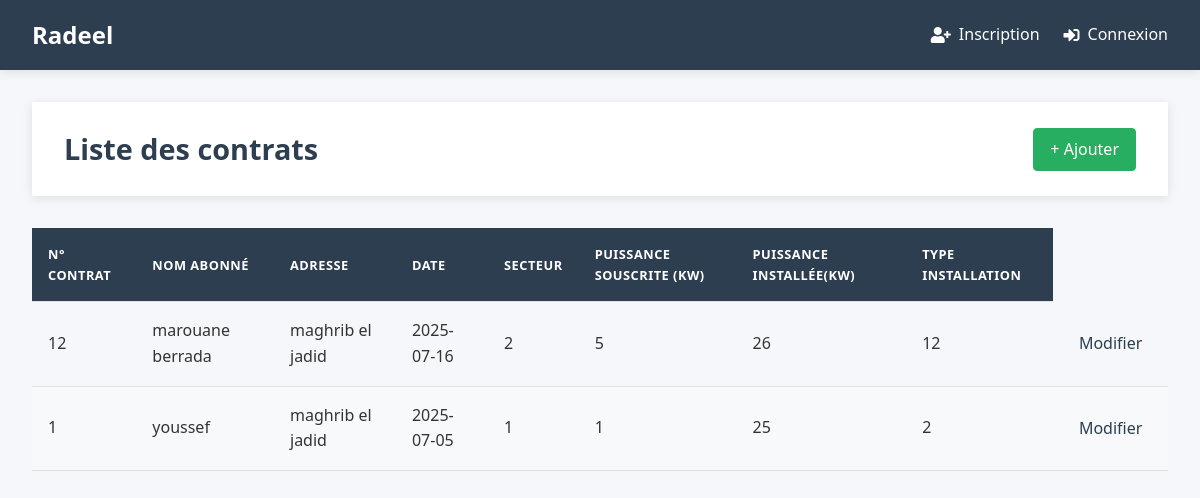
The page /contrat/ on the database as committed earlier.
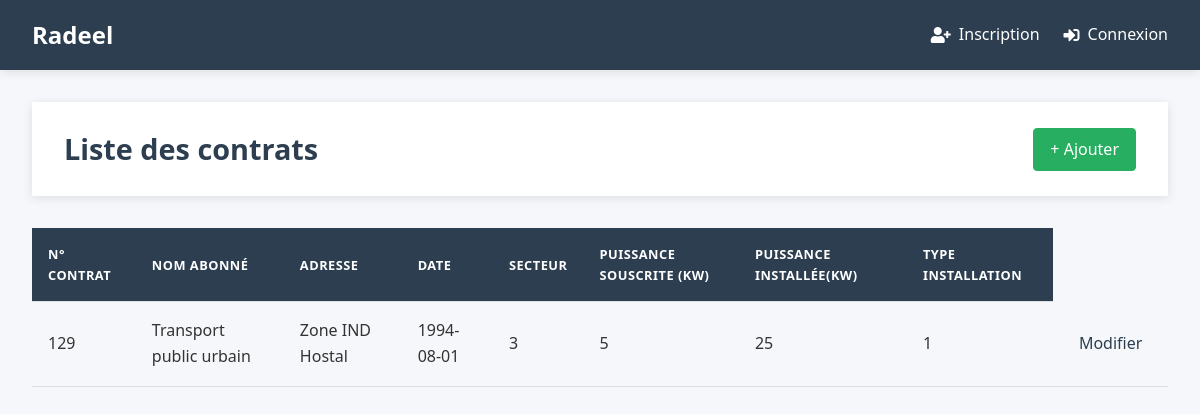
The same page on the database as committed later.
### tables this page shows
CREATE TABLE contrats (
    Nr_contrat INTEGER PRIMARY KEY ,
    nom_abonne TEXT NOT NULL,
    Adresse TEXT NOT NULL,
    date_contrat DATE NOT NULL DEFAULT CURRENT_DATE,
    Secteur INTEGER NOT NULL,
    Puissance_souscrite INTEGER NOT NULL CHECK(Puissance_souscrite > 0),
    Puissance_installee INTEGER NOT NULL CHECK(Puissance_installee > 0),
    type_installation INTEGER NOT NULL CHECK(type_installation IN (1, 2, 12))
);

### radeel/contrats.py (the view)
@bc.route('/')
def contrat_index():
    db = get_db()
    contrats = db.execute(
        'SELECT * FROM contrats ORDER BY date_contrat DESC'
    ).fetchall()
    return render_template('contrats/index.html', contrats= contrats )

### radeel/auth.py (called while the page is built)
@bp.before_app_request
def load_logged_in_user():
    user_id = session.get('user_id')
    if user_id is None:
        g.user = None
    else:
        g.user = get_db().execute(
            'SELECT * FROM user WHERE id = ?', (user_id,)
        ).fetchone()

### radeel/db.py (called while the page is built)
def get_db():
    if 'db' not in g:
        g.db = sqlite3.connect(
            current_app.config['DATABASE'],
            detect_types=sqlite3.PARSE_DECLTYPES
        )
        g.db.execute("PRAGMA foreign_keys = ON;")
        g.db.row_factory = sqlite3.Row
    return g.db

### radeel/templates/contrats/index.html (shortened to what this page needs)
{% extends "base.html" %}
{% block header %}
  <h1>Liste des contrats</h1>
  <a href="{{ url_for('contrat.contrat_ajouter') }}" class="btn btn-success">+ Ajouter</a>
{% endblock %}
{% block content %}
  <table class="table">
    <thead>
      <tr>
        <th>N° Contrat</th>
        <th>Nom Abonné</th>
        <th>Adresse</th>
        <th>Date</th>
        <th>Secteur</th>
        <th>Puissance Souscrite (kW)</th>
        <th>Puissance Installée(kW)</th>
        <th>Type Installation</th>
      </tr>
    </thead>
    <tbody>
      {% for contrat in contrats %}
        <tr>
          <td>{{ contrat.Nr_contrat }}</td>
          <td>{{ contrat.nom_abonne }}</td>
          <td>{{ contrat.Adresse }}</td>
          <td>{{ contrat.date_contrat }}</td>
          <td>{{ contrat.Secteur }}</td>
          <td>{{ contrat.Puissance_souscrite }}</td>
          <td>{{contrat.Puissance_installee}}</td>
          <td>{{ contrat.type_installation }}</td>
          <td><a class="action" href="{{ url_for('contrat.contrat_modifier', Nr_contrat=contrat['Nr_contrat']) }}">Modifier</a></td>
        </tr>
      {% endfor %}
    </tbody>
  </table>
{% endblock %}

### radeel/templates/base.html (shortened to what this page needs)
<!doctype html>
<html lang="fr">
<head>
    <link rel="stylesheet" href="{{ url_for('static', filename='style.css') }}">
    <link rel="stylesheet" href="https://cdnjs.cloudflare.com/ajax/libs/font-awesome/5.15.4/css/all.min.css">
</head>
<body>
    <nav class="navbar">
        <div class="navbar-container">
            <h1 class="logo">Radeel</h1>
            <ul class="nav-links">
                {% if g.user %}
                    <li class="user-info">
                        <span class="username"><i class="fas fa-user-circle"></i> {{ g.user['username'] }}</span>
                        <a href="{{ url_for('auth.logout') }}" class="logout-btn">
                            <i class="fas fa-sign-out-alt"></i> Déconnexion
                        </a>
                    </li>
                {% else %}
                    <li><a href="{{ url_for('auth.register') }}" class="nav-link"><i class="fas fa-user-plus"></i> Inscription</a></li>
                    <li><a href="{{ url_for('auth.login') }}" class="nav-link"><i class="fas fa-sign-in-alt"></i> Connexion</a></li>
                {% endif %}
            </ul>
        </div>
    </nav>
    <main class="main-content">
        <div class="container">
            <header class="page-header">
                {% block header %}{% endblock %}
            </header>
            {% block content %}{% endblock %}
        </div>
    </main>
</body>
</html>

### radeel/static/style.css (style rules this page uses)
:root { --primary-color: #2c3e50; --secondary-color: #3498db; --accent-color: #e74c3c; --light-color: #ecf0f1; --dark-color: #2c3e50; --success-color: #27ae60; --warning-color: #f39c12; --text-color: #333; --text-light: #95a5a6; --border-radius: 4px; --box-shadow: 0 2px 10px rgba(0, 0, 0, 0.1); --transition: all 0.3s ease; }
body { font-family: 'Segoe UI', Tahoma, Geneva, Verdana, sans-serif; line-height: 1.6; color: var(--text-color); background-color: #f5f7fa; padding: 0; margin: 0; }
header { background-color: white; padding: 1.5rem 2rem; margin-bottom: 2rem; box-shadow: var(--box-shadow); display: flex; justify-content: space-between; align-items: center; }
header h1 { margin: 0; color: var(--dark-color); font-size: 1.8rem; }
.btn { display: inline-block; padding: 0.5rem 1rem; border-radius: var(--border-radius); text-decoration: none; font-weight: 500; transition: all 0.3s ease; }
.btn-success { background-color: var(--success-color); color: white; border: 1px solid var(--success-color); }
table { width: 100%; border-collapse: collapse; margin-top: 1rem; }
th, td { padding: 1rem; text-align: left; border-bottom: 1px solid #e0e0e0; }
th { background-color: var(--primary-color); color: white; font-weight: 600; text-transform: uppercase; font-size: 0.8rem; letter-spacing: 0.5px; }
.action { color: var(--primary-color); text-decoration: none; font-weight: 500; padding: 0.3rem 0.6rem; border-radius: var(--border-radius); transition: all 0.2s ease; }
body { font-family: 'Segoe UI', Tahoma, Geneva, Verdana, sans-serif; line-height: 1.6; color: var(--text-color); background-color: #f5f7fa; margin: 0; padding: 0; min-height: 100vh; }
.navbar { background-color: var(--primary-color); color: white; padding: 1rem 0; box-shadow: var(--box-shadow); }
.navbar-container { display: flex; justify-content: space-between; align-items: center; max-width: 1200px; margin: 0 auto; padding: 0 2rem; }
.logo { margin: 0; font-size: 1.5rem; font-weight: 700; color: white; }
.nav-links { display: flex; list-style: none; margin: 0; padding: 0; align-items: center; }
.nav-links li { margin-left: 1.5rem; }
.nav-link { color: white; text-decoration: none; font-weight: 500; transition: var(--transition); display: flex; align-items: center; gap: 0.5rem; }
.main-content { padding: 2rem 0; }
.container { max-width: 1200px; margin: 0 auto; padding: 0 2rem; }
.page-header { margin-bottom: 2rem; display: flex; justify-content: space-between; align-items: center; }

Rows that differ between the two databases and show on the page:
removed contrats: Nr_contrat "12", nom_abonne "marouane berrada", Adresse "maghrib el jadid", date_contrat "2025-07-16", Secteur "2", Puissance_souscrite "5", Puissance_installee "26", type_installation "12"
removed contrats: Nr_contrat "1", nom_abonne "youssef", Adresse "maghrib el jadid", date_contrat "2025-07-05", Secteur "1", Puissance_souscrite "1", Puissance_installee "25", type_installation "2"
added contrats: Nr_contrat "129", nom_abonne "Transport public urbain", Adresse "Zone IND Hostal", date_contrat "1994-08-01", Secteur "3", Puissance_souscrite "5", Puissance_installee "25", type_installation "1"
